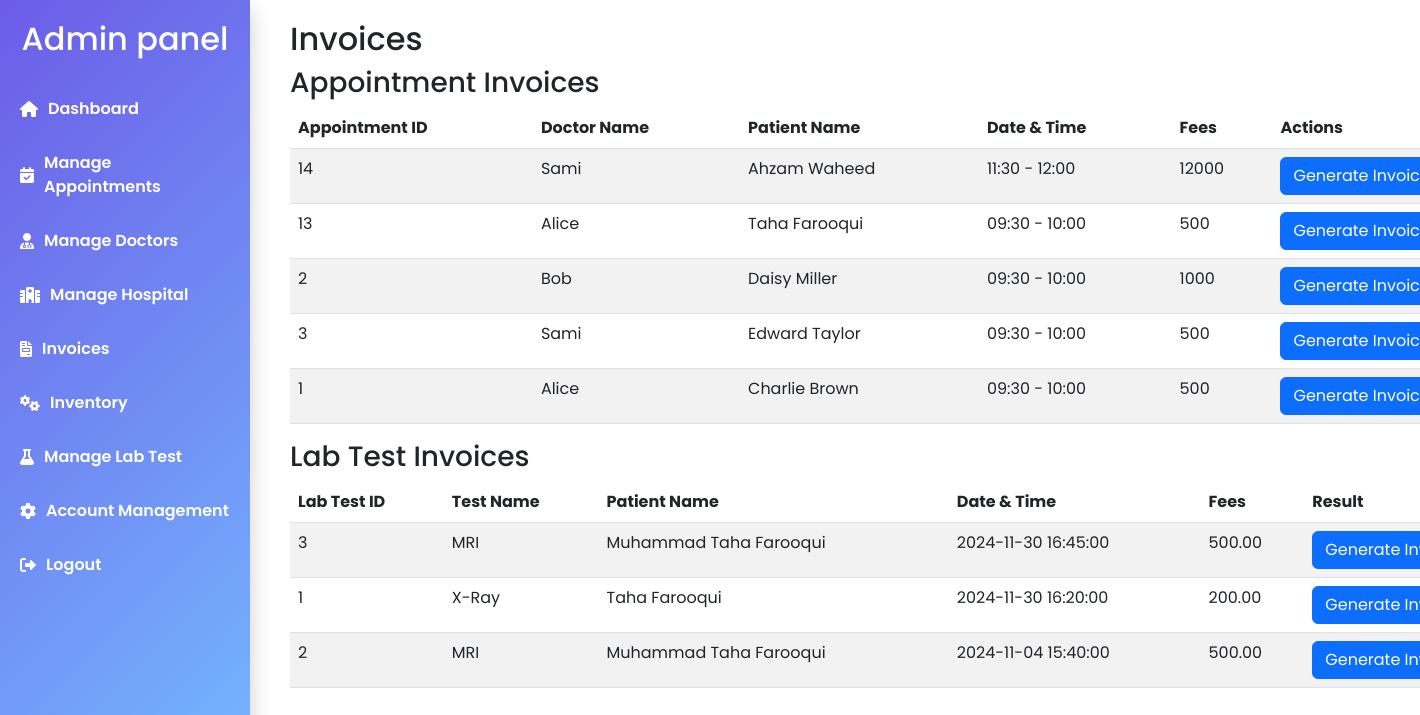
/admin/invoices.php, run on the app's committed database.
### tables this page shows
CREATE TABLE `appointment` (
  `AppointmentID` int(11) NOT NULL,
  `PatientID` int(11) NOT NULL,
  `DoctorID` int(11) NOT NULL,
  `Date` date NOT NULL,
  `Fee` double NOT NULL,
  `Status` enum('Missed','Cancelled','Completed','Pending') NOT NULL,
  `timeslot` varchar(255) NOT NULL
);

CREATE TABLE `doctor` (
  `DoctorID` int(11) NOT NULL,
  `UserID` int(11) NOT NULL,
  `FirstName` varchar(25) NOT NULL,
  `LastName` varchar(25) NOT NULL,
  `Specialization` varchar(50) NOT NULL,
  `fees` int(11) NOT NULL,
  `timestart` time NOT NULL,
  `time_end` time NOT NULL
);

CREATE TABLE `patient` (
  `PatientID` int(11) NOT NULL,
  `UserID` int(11) NOT NULL,
  `BedID` int(11) NOT NULL,
  `FirstName` varchar(25) NOT NULL,
  `LastName` varchar(25) NOT NULL,
  `MedicalHistory` varchar(256) NOT NULL
);

CREATE TABLE `book_labtest` (
  `LabTestID` int(11) NOT NULL,
  `TestID` int(11) NOT NULL,
  `PatientID` int(11) NOT NULL,
  `Fees` decimal(10,2) NOT NULL,
  `Result` varchar(255) DEFAULT 'Pending',
  `Date_Time` datetime NOT NULL,
  `BedID` varchar(50) NOT NULL
);

CREATE TABLE `labtest` (
  `TestID` int(11) NOT NULL,
  `TestName` varchar(25) NOT NULL,
  `Fee` double NOT NULL
);

### admin/invoices.php (the view, shortened to what this page needs)
<?php
include '../dbconfig.php';
$appointmentsQuery = "
    SELECT
        a.AppointmentID AS appointment_id,
        a.timeslot AS appointment_time,
        a.Date as appointment_date,
        d.FirstName AS doctor_name,
        a.Fee AS doctor_fees,
        p.FirstName AS patient_name,
        p.LastName AS patient_last_name
    FROM
        appointment a
    JOIN
        doctor d
    ON
        a.DoctorID = d.DoctorID
    JOIN
        patient p
    ON
        a.PatientID = p.PatientID
    ORDER BY
        a.Date DESC";
$appointmentsResult = $conn->query($appointmentsQuery);
$appointments = [];
while ($row = $appointmentsResult->fetch_assoc()) {
    $appointments[] = $row;
}
$labtestinvoice = "
SELECT bk.labTestID, bk.TestID, bk.PatientID, bk.fees, bk.Date_Time, p.FirstName, l.TestName, p.LastName
from book_labtest bk
JOIN
labtest l
ON
bk.TestID = l.TestID
JOIN
patient p
ON
bk.PatientID = p.PatientID
ORDER BY
bk.Date_Time DESC";
$labresult = $conn->query($labtestinvoice);
$booktests = [];
while($testrow = $labresult->fetch_assoc()){
    $booktests[] = $testrow;
}
?>
<!DOCTYPE html>
<html lang="en">
<head>
    <link href="https://cdn.jsdelivr.net/npm/bootstrap@5.3.0-alpha3/dist/css/bootstrap.min.css" rel="stylesheet">
    <link href="https://cdnjs.cloudflare.com/ajax/libs/font-awesome/6.0.0-beta3/css/all.min.css" rel="stylesheet">
</head>
<body>
<?php include 'sidebar.php'; ?>
<div class="container main-content">
    <h2>Invoices</h2>
    <h3>Appointment Invoices</h3>
    <table class="table table-striped">
        <thead>
            <tr>
                <th>Appointment ID</th>
                <th>Doctor Name</th>
                <th>Patient Name</th>
                <th>Date & Time</th>
                <th>Fees</th>
                <th>Actions</th>
            </tr>
        </thead>
        <tbody>
            <?php foreach ($appointments as $appointment): ?>
                <tr>
                    <td><?= htmlspecialchars($appointment['appointment_id']) ?></td>
                    <td><?= htmlspecialchars($appointment['doctor_name']) ?></td>
                    <td><?= htmlspecialchars($appointment['patient_name'] . ' ' . $appointment['patient_last_name']) ?></td>
                    <td><?= htmlspecialchars($appointment['appointment_time']) ?></td>
                    <td><?= htmlspecialchars($appointment['doctor_fees']) ?></td>
                    <td>
                        <button
                            class="btn btn-primary generate-invoice-btn"
                            data-bs-toggle="modal"
                            data-bs-target="#invoiceModal"
                            data-doctor-name="<?= htmlspecialchars($appointment['doctor_name']) ?>"
                            data-patient-name="<?= htmlspecialchars($appointment['patient_name'] . ' ' . $appointment['patient_last_name']) ?>"
                            data-timeslot="<?= htmlspecialchars($appointment['appointment_time']) ?>"
                            data-date="<?= htmlspecialchars($appointment['appointment_date']) ?>"
                            data-fees="<?= htmlspecialchars($appointment['doctor_fees']) ?>">
                            Generate Invoice
                        </button>
                    </td>
                </tr>
            <?php endforeach; ?>
        </tbody>
    </table>
    <h3>Lab Test Invoices</h3>
    <table class="table table-striped">
        <thead>
            <tr>
                <th>Lab Test ID</th>
                <th>Test Name</th>
                <th>Patient Name</th>
                <th>Date & Time</th>
                <th>Fees</th>
                <th>Result</th>
            </tr>
        </thead>
        <tbody>
            <?php foreach ($booktests as $testrow): ?>
                <tr>
                    <td><?= htmlspecialchars($testrow['labTestID']) ?></td>
                    <td><?= htmlspecialchars($testrow['TestName']) ?></td>
                    <td><?= htmlspecialchars($testrow['FirstName'] . ' ' . $testrow['LastName']) ?></td>
                    <td><?= htmlspecialchars($testrow['Date_Time']) ?></td>
                    <td><?= htmlspecialchars($testrow['fees']) ?></td>
                    <td>
                        <button
                            class="btn btn-primary generate-lab-invoice-btn"
                            data-bs-toggle="modal"
                            data-bs-target="#labInvoiceModal"
                            data-labtest-id="<?= htmlspecialchars($testrow['labTestID']) ?>"
                            data-test-name="<?= htmlspecialchars($testrow['TestName']) ?>"
                            data-patient-name="<?= htmlspecialchars($testrow['FirstName'] . ' ' . $testrow['LastName']) ?>"
                            data-date="<?= htmlspecialchars($testrow['Date_Time']) ?>"
                            data-fees="<?= htmlspecialchars($testrow['fees']) ?>" >
                            Generate Invoice
                        </button>
                    </td>
                </tr>
            <?php endforeach; ?>
        </tbody>
    </table>
</div>
</body>
</html>

### admin/sidebar.php (shortened to what this page needs)
<!DOCTYPE html>
<html lang="en">
<head>
    <link href="https://cdn.jsdelivr.net/npm/bootstrap@5.3.0-alpha1/dist/css/bootstrap.min.css" rel="stylesheet">
    <link href="https://cdnjs.cloudflare.com/ajax/libs/font-awesome/6.0.0/css/all.min.css" rel="stylesheet">
</head>
<body>
    <div class="sidebar">
        <h2 class="text-white text-center mb-4">Admin panel</h2>
            <a href="dashboard.php"><i class="fas fa-home icon"></i>Dashboard</a>
            <a href="patients.php"><i class="fas fa-calendar-check icon"></i>Manage Appointments</a>
            <a href="manage_doctors.php"><i class="fas fa-user-md icon"></i>Manage Doctors</a>
            <a href="manage_hospital.php"><i class="fas fa-hospital-alt icon"></i>Manage Hospital</a>
            <a href="invoices.php"><i class="fas fa-file-invoice icon"></i>Invoices</a>
            <a href="inventory.php"><i class="fas fa-cogs icon"></i>Inventory</a>
            <a href="manage_labtest.php"><i class="fas fa-flask icon"></i>Manage Lab Test</a>
            <a href="manage_account.php"><i class="fas fa-cog icon"></i>Account Management</a>
            <a href="../logout.php"><i class="fas fa-sign-out-alt icon"></i>Logout</a>
    </div>
</body>
</html>

### admin/sidebar.php (style rules this page uses)
body { font-family: 'Poppins', sans-serif; margin: 0; padding: 0; }
.sidebar { width: 250px; height: 100vh; background: linear-gradient(135deg, #6c5ce7, #74b9ff); position: fixed; display: flex; flex-direction: column; padding: 20px; box-shadow: 0 10px 20px rgba(0, 0, 0, 0.2); }
.sidebar a { color: #fff; text-decoration: none; font-size: 16px; font-weight: 600; margin: 15px 0; display: flex; align-items: center; transition: all 0.3s; }
.sidebar a .icon { margin-right: 10px; }
.main-content { margin-left: 270px; padding: 20px; min-height: 100vh; }

### data on the page
appointment: AppointmentID "14", DoctorID.FirstName "Sami", PatientID.LastName "Ahzam Waheed", timeslot "11:30 - 12:00", Fee "12000"
appointment: AppointmentID "13", DoctorID.FirstName "Alice", PatientID.LastName "Taha Farooqui", timeslot "09:30 - 10:00", Fee "500"
appointment: AppointmentID "2", DoctorID.FirstName "Bob", PatientID.LastName "Daisy Miller", timeslot "09:30 - 10:00", Fee "1000"
appointment: AppointmentID "3", DoctorID.FirstName "Sami", PatientID.LastName "Edward Taylor", timeslot "09:30 - 10:00", Fee "500"
appointment: AppointmentID "1", DoctorID.FirstName "Alice", PatientID.LastName "Charlie Brown", timeslot "09:30 - 10:00", Fee "500"
book_labtest: LabTestID "3", TestID.TestName "MRI", PatientID.LastName "Muhammad Taha Farooqui", Date_Time "2024-11-30 16:45:00", Fees "500.00"
book_labtest: LabTestID "1", TestID.TestName "X-Ray", PatientID.LastName "Taha Farooqui", Date_Time "2024-11-30 16:20:00", Fees "200.00"
book_labtest: LabTestID "2", TestID.TestName "MRI", PatientID.LastName "Muhammad Taha Farooqui", Date_Time "2024-11-04 15:40:00", Fees "500.00"
